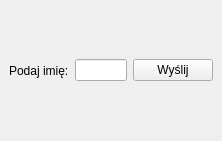
<?xml version="1.0" encoding="UTF-8"?>
<ui version="4.0">
 <class>MainWindow</class>
 <widget class="QMainWindow" name="MainWindow">
  <property name="geometry">
   <rect>
    <x>0</x>
    <y>0</y>
    <width>222</width>
    <height>141</height>
   </rect>
  </property>
  <widget class="QWidget" name="centralwidget">
   <layout class="QHBoxLayout" name="horizontalLayout_2">
    <item>
     <layout class="QHBoxLayout" name="horizontalLayout">
      <item>
       <widget class="QLabel" name="label">
        <property name="text">
         <string>Podaj imię:</string>
        </property>
       </widget>
      </item>
      <item>
       <widget class="QLineEdit" name="lineEdit">
        <property name="layoutDirection">
         <enum>Qt::RightToLeft</enum>
        </property>
       </widget>
      </item>
      <item>
       <widget class="QPushButton" name="pushButton">
        <property name="text">
         <string>Wyślij</string>
        </property>
       </widget>
      </item>
     </layout>
    </item>
   </layout>
  </widget>
 </widget>
 <resources/>
 <connections/>
</ui>
